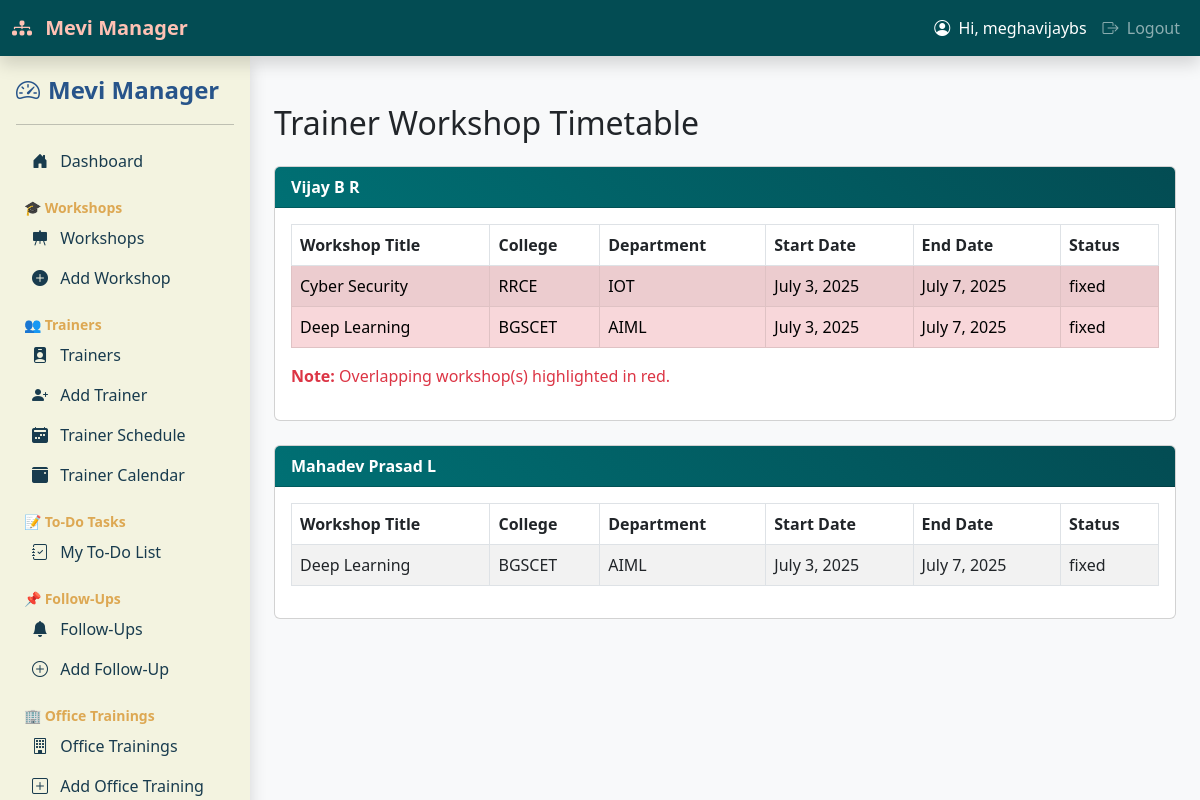
Screenshot of /trainer-schedule/ (signed in) with the database file from the repository.
### workshop_manager/models.py (models this page shows, shortened)
class Trainer(models.Model):
    Name = models.CharField(max_length=35)
    phone = models.CharField(max_length=15)
    email = models.EmailField()
    expertise = models.CharField(max_length=200, blank=True)
    is_available = models.BooleanField(default=True)
    cv = models.FileField(upload_to='trainer_cvs/', blank=True, null=True)
    is_full_time = models.BooleanField(default=False)

class Workshop(models.Model):
    STATUS_CHOICES = [
        ('tentative', 'Tentative'),
        ('fixed', 'Fixed'),
        ('postponed', 'Postponed'),
        ('cancelled', 'Cancelled'),
        ('completed', 'Completed'),
    ]
    title = models.CharField(max_length=200)
    college = models.CharField(max_length=200)
    department = models.CharField(max_length=100)
    start_date = models.DateField()
    end_date = models.DateField()
    status = models.CharField(max_length=20, choices=STATUS_CHOICES, default='tentative')
    remarks = models.TextField(blank=True)
    created_on = models.DateTimeField(auto_now_add=True)
    updated_on = models.DateTimeField(auto_now=True)
    assigned_trainers = models.ManyToManyField(Trainer, blank=True)
    report = models.FileField(upload_to='workshop_reports/', blank=True, null=True)

### workshop_manager/views.py (the view)
# urls.py: path('trainer-schedule/', views.trainer_schedule, name='trainer_schedule'),
@login_required
def trainer_schedule(request):
    trainer_workshops = []
    for trainer in Trainer.objects.all():
        workshops = Workshop.objects.filter(assigned_trainers=trainer, status='fixed').order_by('start_date')
        overlapping_ids = set()
        workshop_list = list(workshops)
        for i in range(len(workshop_list)):
            for j in range(i + 1, len(workshop_list)):
                w1 = workshop_list[i]
                w2 = workshop_list[j]
                if (w1.start_date <= w2.end_date) and (w2.start_date <= w1.end_date):
                    overlapping_ids.add(w1.id)
                    overlapping_ids.add(w2.id)
        trainer_workshops.append({
            'trainer': trainer,
            'workshops': workshop_list,
            'overlapping_ids': overlapping_ids
        })
    return render(request, 'trainer_schedule.html', {
        'trainer_workshops': trainer_workshops
    })

### workshop_manager/templates/trainer_schedule.html (shortened to what this page needs)
{% extends 'base.html' %}
{% block content %}
<div class="container mt-5">
    <h2 class="mb-4">Trainer Workshop Timetable</h2>
    {% if trainer_workshops %}
        {% for item in trainer_workshops %}
            <div class="card mb-4">
                <div class="card-header bg-primary text-white">
                    <strong>{{ item.trainer.Name }}</strong>
                </div>
                <div class="card-body">
                    <table class="table table-bordered table-striped">
                        <thead>
                            <tr>
                                <th>Workshop Title</th>
                                <th>College</th>
                                <th>Department</th>
                                <th>Start Date</th>
                                <th>End Date</th>
                                <th>Status</th>
                            </tr>
                        </thead>
                        <tbody>
                            {% for workshop in item.workshops %}
                                <tr {% if workshop.id in item.overlapping_ids %} class="table-danger" {% endif %}>
                                    <td>{{ workshop.title }}</td>
                                    <td>{{ workshop.college }}</td>
                                    <td>{{ workshop.department }}</td>
                                    <td>{{ workshop.start_date|date:"F j, Y" }}</td>
                                    <td>{{ workshop.end_date|date:"F j, Y" }}</td>
                                    <td>{{ workshop.status }}</td>
                                </tr>
                            {% endfor %}
                        </tbody>
                    </table>
                    {% if item.overlapping_ids %}
                        <p class="text-danger"><strong>Note:</strong> Overlapping workshop(s) highlighted in red.</p>
                    {% endif %}
                </div>
            </div>
        {% endfor %}
    {% else %}
        <div class="alert alert-info">No workshops assigned to any trainers yet.</div>
    {% endif %}
</div>
{% endblock %}

### workshop_manager/templates/base.html (shortened to what this page needs)
<!DOCTYPE html>
<html lang="en">
<head>
  {% block head %}
  <link href="https://cdn.jsdelivr.net/npm/bootstrap@5.3.0/dist/css/bootstrap.min.css" rel="stylesheet">
  <link href="https://cdn.jsdelivr.net/npm/fullcalendar@6.1.8/index.global.min.css" rel="stylesheet">
  <link rel="stylesheet" href="https://cdn.jsdelivr.net/npm/bootstrap-icons@1.11.1/font/bootstrap-icons.css">
  {% endblock %}
</head>
<body>
  <nav class="navbar navbar-expand-lg navbar-dark bg-dark fixed-top shadow">
    <div class="container-fluid">
      <a class="navbar-brand" href="{% url 'dashboard' %}">
        <i class="bi bi-diagram-3-fill me-2"></i> Mevi Manager
      </a>
      <div class="collapse navbar-collapse justify-content-end">
        <ul class="navbar-nav">
          {% if user.is_authenticated %}
            <li class="nav-item">
              <span class="nav-link text-white"><i class="bi bi-person-circle me-1"></i> Hi, {{ user.username }}</span>
            </li>
            <li class="nav-item">
              <a class="nav-link" href="{% url 'logout' %}"><i class="bi bi-box-arrow-right me-1"></i> Logout</a>
            </li>
          {% else %}
            <li class="nav-item">
              <a class="nav-link" href="{% url 'login' %}">Login</a>
            </li>
          {% endif %}
        </ul>
      </div>
    </div>
  </nav>
  <div class="d-flex">
    {% include 'sidebar.html' %}
    <div class="container-fluid" style="margin-left: 250px;">
      {% block content %}{% endblock %}
    </div>
  </div>
</body>
</html>

### workshop_manager/templates/sidebar.html (shortened to what this page needs)
<div class="d-flex flex-column flex-shrink-0 p-3 shadow"
     style="width: 250px; height: 100vh; position: fixed; background-color: #F3F3E0;">
  <a href="{% url 'dashboard' %}" class="d-flex align-items-center mb-3 mb-md-0 me-md-auto text-decoration-none"
     style="color: #27548A;">
    <i class="bi bi-speedometer2 me-2 fs-4" style="color: #27548A;"></i>
    <span class="fs-4 fw-bold">Mevi Manager</span>
  </a>
  <hr>
  <ul class="nav nav-pills flex-column mb-auto">
    <li class="nav-item">
      <a href="{% url 'dashboard' %}" class="nav-link" style="color: #183B4E;">
        <i class="bi bi-house-door-fill me-2"></i> Dashboard
      </a>
    </li>
    <li class="mt-3 ps-2 small fw-semibold" style="color: #DDA853;">🎓 Workshops</li>
    <li>
      <a href="{% url 'workshop_list' %}" class="nav-link" style="color: #183B4E;">
        <i class="bi bi-easel-fill me-2"></i> Workshops
      </a>
    </li>
    <li>
      <a href="{% url 'add_workshop' %}" class="nav-link" style="color: #183B4E;">
        <i class="bi bi-plus-circle-fill me-2"></i> Add Workshop
      </a>
    </li>
    <li class="mt-3 ps-2 small fw-semibold" style="color: #DDA853;">👥 Trainers</li>
    <li>
      <a href="{% url 'trainer_list' %}" class="nav-link" style="color: #183B4E;">
        <i class="bi bi-person-badge-fill me-2"></i> Trainers
      </a>
    </li>
    <li>
      <a href="{% url 'add_trainer' %}" class="nav-link" style="color: #183B4E;">
        <i class="bi bi-person-plus-fill me-2"></i> Add Trainer
      </a>
    </li>
    <li>
      <a href="{% url 'trainer_schedule' %}" class="nav-link" style="color: #183B4E;">
        <i class="bi bi-calendar2-week-fill me-2"></i> Trainer Schedule
      </a>
    </li>
    <li>
      <a href="{% url 'calendar_view' %}" class="nav-link" style="color: #183B4E;">
        <i class="bi bi-calendar3-event-fill me-2"></i> Trainer Calendar
      </a>
    </li>
    <li class="mt-3 ps-2 small fw-semibold" style="color: #DDA853;">📝 To-Do Tasks</li>
    <li>
      <a href="{% url 'trainer_todo' %}" class="nav-link" style="color: #183B4E;">
        <i class="bi bi-journal-check me-2"></i> My To-Do List
      </a>
    </li>
    <li class="mt-3 ps-2 small fw-semibold" style="color: #DDA853;">📌 Follow-Ups</li>
    <li>
      <a href="{% url 'follow_ups' %}" class="nav-link" style="color: #183B4E;">
        <i class="bi bi-bell-fill me-2"></i> Follow-Ups
      </a>
    </li>
    <li>
      <a href="{% url 'add_followup' %}" class="nav-link" style="color: #183B4E;">
        <i class="bi bi-plus-circle me-2"></i> Add Follow-Up
      </a>
    </li>
    <li class="mt-3 ps-2 small fw-semibold" style="color: #DDA853;">🏢 Office Trainings</li>
    <li>
      <a href="{% url 'office_training_list' %}" class="nav-link" style="color: #183B4E;">
        <i class="bi bi-building me-2"></i> Office Trainings
      </a>
    </li>
    <li>
      <a href="{% url 'add_office_training' %}" class="nav-link" style="color: #183B4E;">
        <i class="bi bi-plus-square me-2"></i> Add Office Training
      </a>
    </li>
  </ul>
</div>

### workshop_manager/templates/base.html (style rules this page uses)
:root { --primary-dark: #034C53; --primary: #007074; --accent: #F38C79; --light-accent: #FFC1B4; }
body { padding-top: 56px; background-color: #f8f9fa; }
.navbar-dark.bg-dark { background-color: var(--primary-dark) !important; }
.navbar-brand { font-weight: bold; font-size: 1.25rem; color: var(--light-accent) !important; }
.nav-link.text-white { color: #fff !important; }
.card-header { background: linear-gradient(45deg, var(--primary), var(--primary-dark)); }
.card-header.text-white { color: #fff !important; }

### rows the page displays
Trainer: trainer.Name "Vijay B R", shows "Note:"
Workshop: title "Cyber Security", college "RRCE", department "IOT", start_date "July 3, 2025", end_date "July 7, 2025", status "fixed"
Workshop: title "Deep Learning", college "BGSCET", department "AIML", start_date "July 3, 2025", end_date "July 7, 2025", status "fixed"
Trainer: trainer.Name "Mahadev Prasad L"

### other values shown
{{ user.username }} "meghavijaybs"
